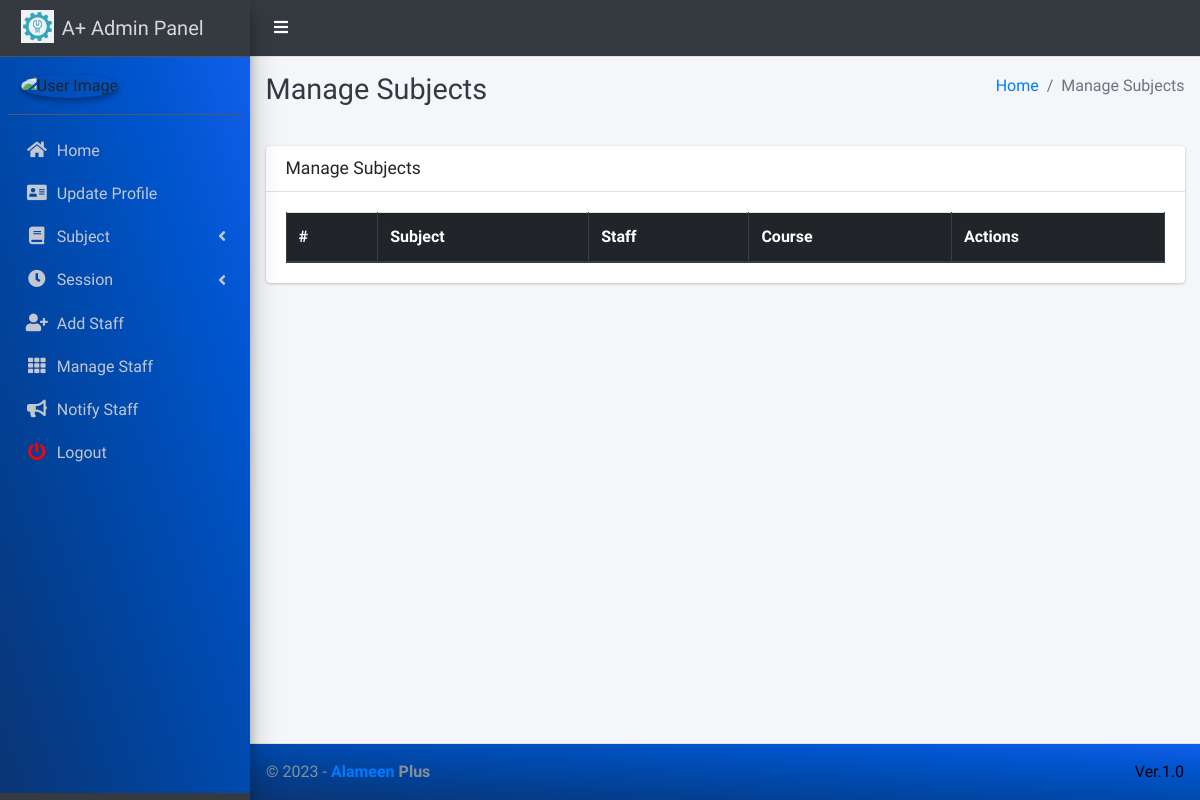
Page /subject/manage/ (signed in) on the earlier database version.
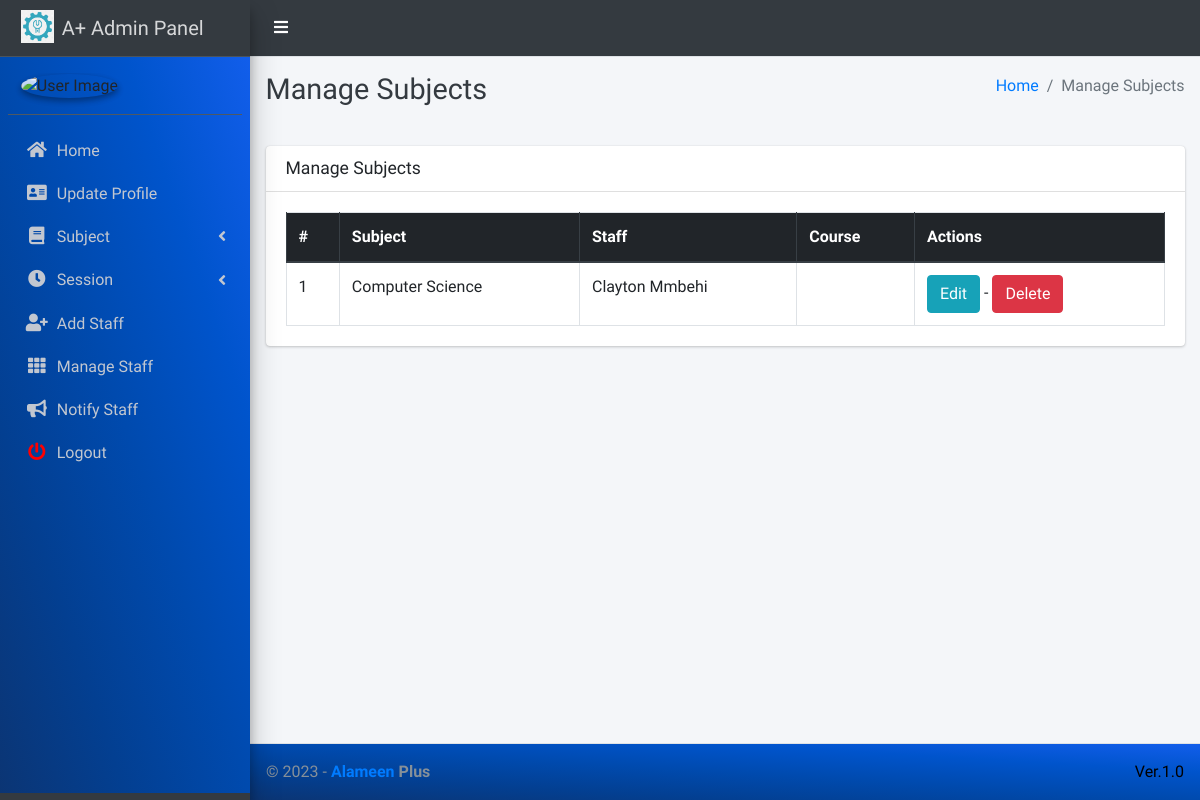
Same page on the later database version.
### main_app/models.py (models this page shows, shortened)
class Subject(models.Model):
    name = models.CharField(max_length=120)
    staff = models.ForeignKey(Staff, on_delete=models.CASCADE,null=True)
    class_name = models.ForeignKey(Stream, on_delete=models.CASCADE, null=True)
    updated_at = models.DateTimeField(auto_now=True)
    created_at = models.DateTimeField(auto_now_add=True)

class Staff(models.Model):
    class_name = models.ForeignKey(Classes, on_delete=models.DO_NOTHING, null=True, blank=True, verbose_name='Assign Class')
    branch = models.ForeignKey(Branch, on_delete=models.CASCADE, null=True)
    admin = models.OneToOneField(CustomUser, on_delete=models.CASCADE)

class CustomUser(AbstractUser):
    USER_TYPE = ((1, "HOD"), (2, "Staff"), (3, "Student"))
    GENDER = [("M", "Male"), ("F", "Female")]
    username = None  # Removed username, using email instead
    email = models.EmailField(unique=True)
    user_type = models.CharField(default=1, choices=USER_TYPE, max_length=1)
    gender = models.CharField(max_length=1, choices=GENDER)
    profile_pic = models.ImageField()
    address = models.TextField()
    created_at = models.DateTimeField(auto_now_add=True)
    updated_at = models.DateTimeField(auto_now=True)
    USERNAME_FIELD = "email"
    REQUIRED_FIELDS = []
    objects = CustomUserManager()
    def __str__(self):
        return  self.first_name + " " + self.last_name

### main_app/hod_views.py (the view)
# urls.py: path("subject/manage/", hod_views.manage_subject, name='manage_subject'),
@login_required(redirect_field_name="user_login")
def manage_subject(request):
    subjects = Subject.objects.all()
    context = {
        'subjects': subjects,
        'page_title': 'Manage Subjects'
    }
    return render(request, "hod_template/manage_subject.html", context)

### main_app/templates/hod_template/manage_subject.html
{% extends 'main_app/base.html' %}
{% load static %}
{% block page_title %}{{page_title}}{% endblock page_title %}
{% block content %}
<section class="content">
    <div class="container-fluid">
        <div class="row">
            <div class="col-md-12">
                <div class="card">
                    <div class="card-header">
                        <h3 class="card-title">{{page_title}}</h3>
                    </div>
                    <div class="card-body">
                        <table id="example2" class="table table-bordered table-hover">
                            <thead class="thead-dark">
                                <tr>
                                    <th>#</th>
                                    <th>Subject</th>
                                    <th>Staff</th>
                                    <th>Course</th>
                                    <th>Actions</th>
                                </tr>
                            </thead>
                            <tbody>
                                {% for subject in subjects %}
                                <tr>
                                    <td>{{ forloop.counter }}</td>
                                    <td>{{subject.name}}</td>
                                    <td>{{subject.staff.admin}}</td>
                                    <td>{{subject.course.name}}</td>
                                    <td>
                                        <a href="{% url 'edit_subject' subject.id %}" class="btn btn-info">Edit</a> -
                                        <a href="{% url 'delete_subject' subject.id %}" onclick="return confirm('Are you sure you want to delete this ?')" class="btn btn-danger">Delete</a>
                                    </td>
                                </tr>
                                {% endfor %}
                            </tbody>
                        </table>
                    </div>
                </div>
            </div>
        </div>
    </div>
</section>
{% endblock content %}

Differences in the rows shown:
added Subject: name "Computer Science", staff.admin "Clayton Mmbehi"
